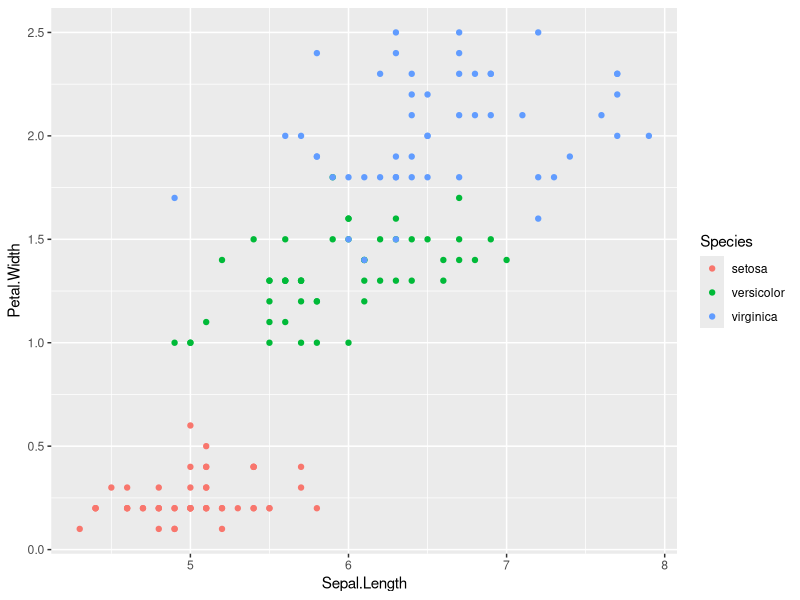

This figure's R source:
## ---- chunk 1
knitr::opts_chunk$set(
	echo = TRUE,
	fig.dim = c(7, 4),
	message = FALSE,
	warning = FALSE,
	comment = "",
	out.width = "100%",
	fig.path = "../../assets/rblogger-criterion-img/"
)
library(knitr)
## ---- chunk 2
library(ggplot2)
ggplot(iris, aes(Sepal.Length, Petal.Width)) +
    geom_point(aes(color = Species))
